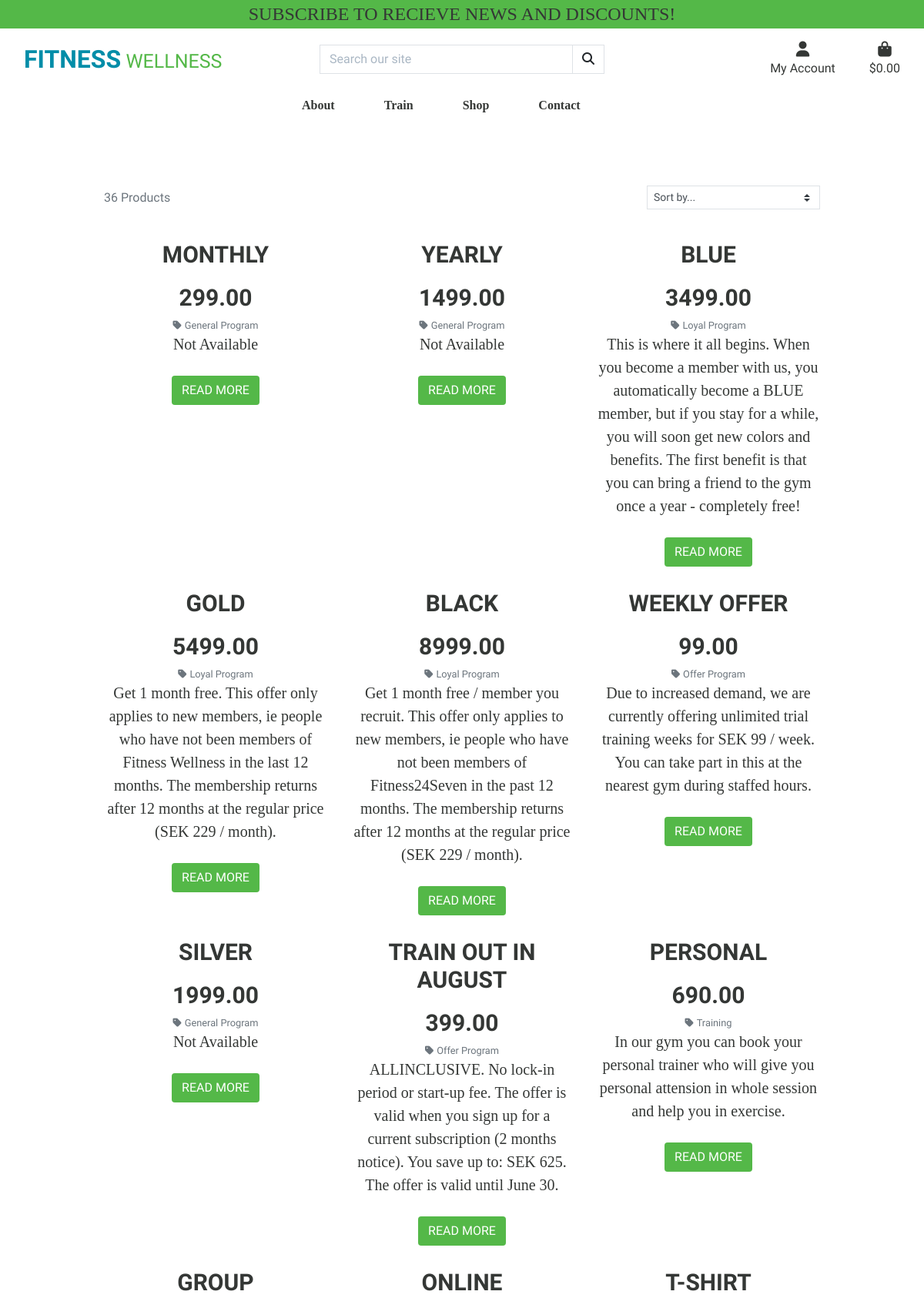
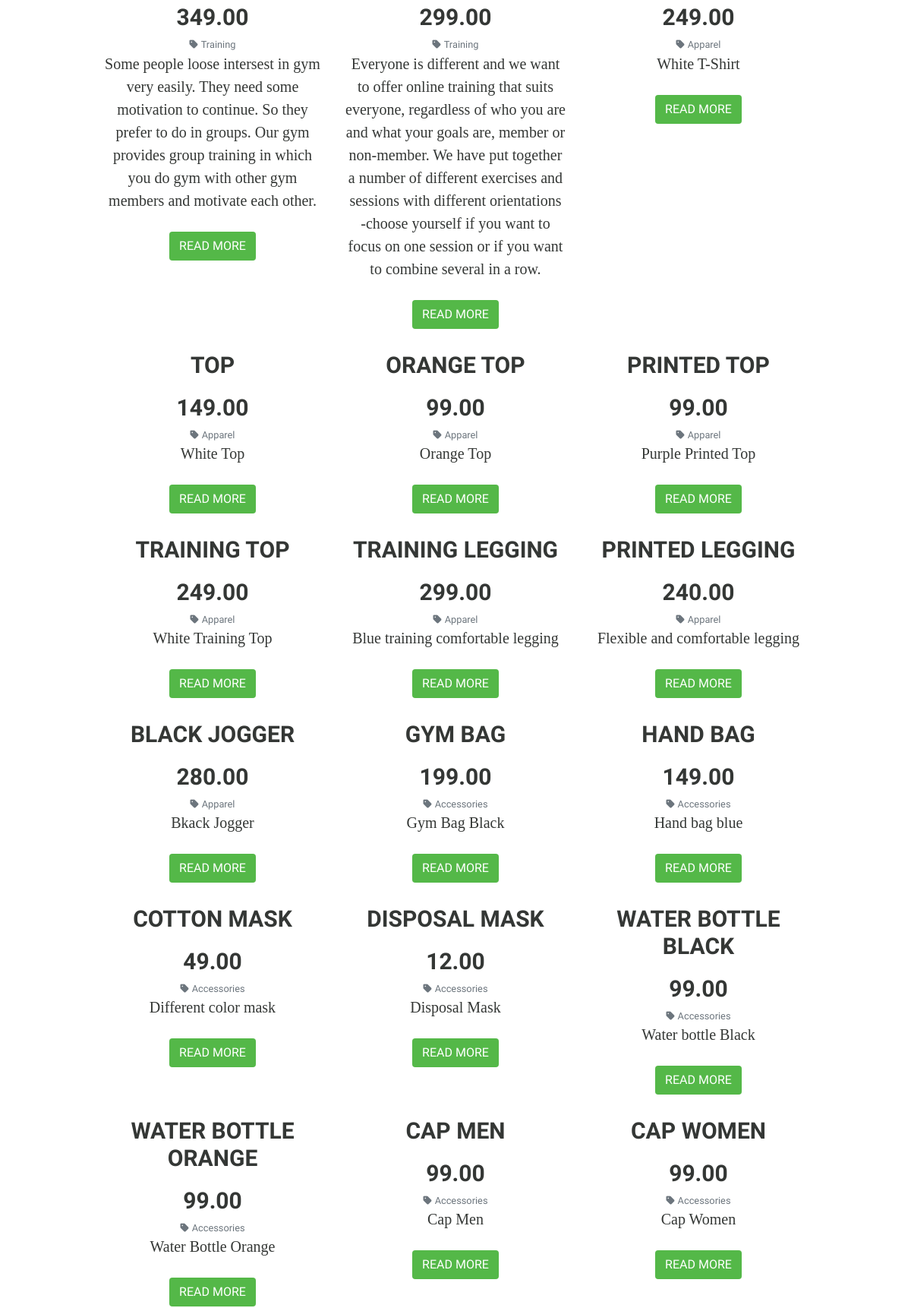
Screenshot of /products/ (upper part) with the database file from the repository (2 pictures, top to bottom).
### products/models.py (models this page shows, shortened)
class Product(models.Model):
    category = models.ForeignKey('Category', null=True, blank=True, on_delete=models.SET_NULL)
    sku = models.CharField(max_length=254, null=True, blank=True)
    name = models.CharField(max_length=254)
    description = models.TextField()
    has_sizes = models.BooleanField(default=False, null=True, blank=True)
    price = models.DecimalField(max_digits=6, decimal_places=2)
    rating = models.DecimalField(max_digits=6, decimal_places=2, null=True, blank=True)
    image_url = models.URLField(max_length=1024, null=True, blank=True)
    image = models.ImageField(null=True, blank=True)

class Category(models.Model):
    class Meta:
        verbose_name_plural = 'Categories'
    name = models.CharField(max_length=254)
    friendly_name = models.CharField(max_length=254, null=True, blank=True)

### products/views.py (the view, shortened to what this page needs)
# urls.py: path('', views.all_products, name='products'),
def all_products(request):
    products = Product.objects.all()
    query = None
    categories = None
    sort = None
    direction = None
    current_sorting = f'{sort}_{direction}'
    context = {
        'products': products,
        'search_term': query,
        'current_categories': categories,
        'current_sorting': current_sorting,
    }
    return render(request, 'products/products.html', context)

### bag/contexts.py (called while the page is built, shortened)
def bag_contents(request):
    bag_items = []
    total = 0
    product_count = 0
    bag = request.session.get('bag', {})
    if total < settings.FREE_DELIVERY_THRESHOLD:
        delivery = total * Decimal(settings.STANDARD_DELIVERY_PERCENTAGE / 100)
        free_delivery_delta = settings.FREE_DELIVERY_THRESHOLD - total
    else:
        delivery = 0
        free_delivery_delta = 0
    grand_total = delivery + total
    context = {
        'bag_items': bag_items,
        'total': total,
        'product_count': product_count,
        'delivery': delivery,
        'free_delivery_delta': free_delivery_delta,
        'free_delivery_threshold': settings.FREE_DELIVERY_THRESHOLD,
        'grand_total': grand_total,
    }
    return context

### products/templates/products/products.html (shortened to what this page needs)
{% extends "base.html" %}
{% load static %}
{% block content %}
<div class="container container-fluid gym-container">
    <div class="row mt-1 mb-2">
        <div class="col-12 col-md-6 my-auto order-md-last d-flex justify-content-center justify-content-md-end">
            <div class="sort-select-wrapper w-50">
                <select id="sort-selector"
                    class="custom-select custom-select-sm rounded-0 border border-{% if current_sorting != 'None_None' %}info{% else %}black{% endif %}">
                    <option value="reset" {% if current_sorting == 'None_None' %}selected{% endif %}>Sort by...
                    </option>
                </select>
            </div>
        </div>
        <div class="col-12 col-md-6 order-md-first">
            <p class="text-muted mt-3 text-center text-md-left">
                {{ products|length }} Products
            </p>
        </div>
    </div>
    <div class="row">
        {% for product in products %}
        <div class="col-md-6 col-lg-4">
            <h2 class="gym-header text-uppercase">{{ product.name }}</h2>
            <h3 class="gym-header">{{ product.price }}</h3>
            {% if product.category %}
                <p class="small mt-1 mb-0">
                <a class="text-muted" href="{% url 'products' %}?category={{ product.category.name }}">
                <i class="fas fa-tag mr-1"></i>{{ product.category.friendly_name }}
                </a>
                </p>
            {% endif %}
            <p class="gym-para">{{ product.description }}</p>
            <a href="{% url 'product_detail' product.id %}" class="btn btn-green btn-ls text-uppercase">Read
                            More</a>
        </div>
        {% endfor %}
    </div>
</div>
{% endblock %}

### static/css/base.css (style rules this page uses)
html { height: 100%; }
body { min-height: calc(100vh - 56px); color: #343735; font-family: "rationale"; }
a { color: #343735; }
@media (min-width: 1200px) { .container { max-width: 80%; } }
.btn-green { background-color: #54b848; color: #ffffff; margin:10px; }
.gym-container { margin-top: 40px; margin-bottom: 50px; color: #343735; align-items: center; text-align: center; min-height: calc(100vh - 56px); }
.gym-header { margin-top: 20px; font-size: 30px; font-weight: bold; }
.gym-para { font-size: 20px; font-family: "expo"; }

### rows the page displays
Product: name "MONTHLY", price "299.00", category.friendly_name "General Program", description "Not Available"
Product: name "YEARLY", price "1499.00", category.friendly_name "General Program", description "Not Available"
Product: name "BLUE", price "3499.00", category.friendly_name "Loyal Program", description "This is where it all begins. When you become a member with us, you automatically become a BLUE member, but if you stay for a while, you will soon get new colors and benefits. The first benefit is that you can bring a friend to the gym once a year - completely free!"
Product: name "GOLD", price "5499.00", category.friendly_name "Loyal Program", description "Get 1 month free. This offer only applies to new members, ie people who have not been members of Fitness Wellness in the last 12 months. The membership returns after 12 months at the regular price (SEK 229 / month)."
Product: name "BLACK", price "8999.00", category.friendly_name "Loyal Program", description "Get 1 month free / member you recruit. This offer only applies to new members, ie people who have not been members of Fitness24Seven in the past 12 months. The membership returns after 12 months at the regular price (SEK 229 / month)."
Product: name "WEEKLY OFFER", price "99.00", category.friendly_name "Offer Program", description "Due to increased demand, we are currently offering unlimited trial training weeks for SEK 99 / week. You can take part in this at the nearest gym during staffed hours."
Product: name "SILVER", price "1999.00", category.friendly_name "General Program", description "Not Available"
Product: name "TRAIN OUT IN AUGUST", price "399.00", category.friendly_name "Offer Program", description "ALLINCLUSIVE. No lock-in period or start-up fee. The offer is valid when you sign up for a current subscription (2 months notice). You save up to: SEK 625. The offer is valid until June 30."
Product: name "PERSONAL", price "690.00", category.friendly_name "Training", description "In our gym you can book your personal trainer who will give you personal attension in whole session and help you in exercise."
Product: name "GROUP", price "349.00", category.friendly_name "Training", description "Some people loose intersest in gym very easily. They need some motivation to continue. So they prefer to do in groups. Our gym provides group training in which you do gym with other gym members and motivate each other."
Product: name "ONLINE", price "299.00", category.friendly_name "Training", description "Everyone is different and we want to offer online training that suits everyone, regardless of who you are and what your goals are, member or non-member. We have put together a number of different exercises and sessions with different orientations -choose yourself if you want to focus on one session or if you want to combine several in a row."
Product: name "T-SHIRT", price "249.00", category.friendly_name "Apparel", description "White T-Shirt"
Product: name "TOP", price "149.00", category.friendly_name "Apparel", description "White Top"
Product: name "ORANGE TOP", price "99.00", category.friendly_name "Apparel", description "Orange Top"
Product: name "PRINTED TOP", price "99.00", category.friendly_name "Apparel", description "Purple Printed Top"
Product: name "TRAINING TOP", price "249.00", category.friendly_name "Apparel", description "White Training Top"
Product: name "TRAINING LEGGING", price "299.00", category.friendly_name "Apparel", description "Blue training comfortable legging"
Product: name "PRINTED LEGGING", price "240.00", category.friendly_name "Apparel", description "Flexible and comfortable legging"
Product: name "BLACK JOGGER", price "280.00", category.friendly_name "Apparel", description "Bkack Jogger"
Product: name "GYM BAG", price "199.00", category.friendly_name "Accessories", description "Gym Bag Black"
Product: name "HAND BAG", price "149.00", category.friendly_name "Accessories", description "Hand bag blue"
Product: name "COTTON MASK", price "49.00", category.friendly_name "Accessories", description "Different color mask"
Product: name "DISPOSAL MASK", price "12.00", category.friendly_name "Accessories", description "Disposal Mask"
Product: name "WATER BOTTLE BLACK", price "99.00", category.friendly_name "Accessories", description "Water bottle Black"
Product: name "WATER BOTTLE ORANGE", price "99.00", category.friendly_name "Accessories", description "Water Bottle Orange"
Product: name "CAP MEN", price "99.00", category.friendly_name "Accessories", description "Cap Men"
Product: name "CAP WOMEN", price "99.00", category.friendly_name "Accessories", description "Cap Women"

### other values shown
{{ products|length }} "36"
